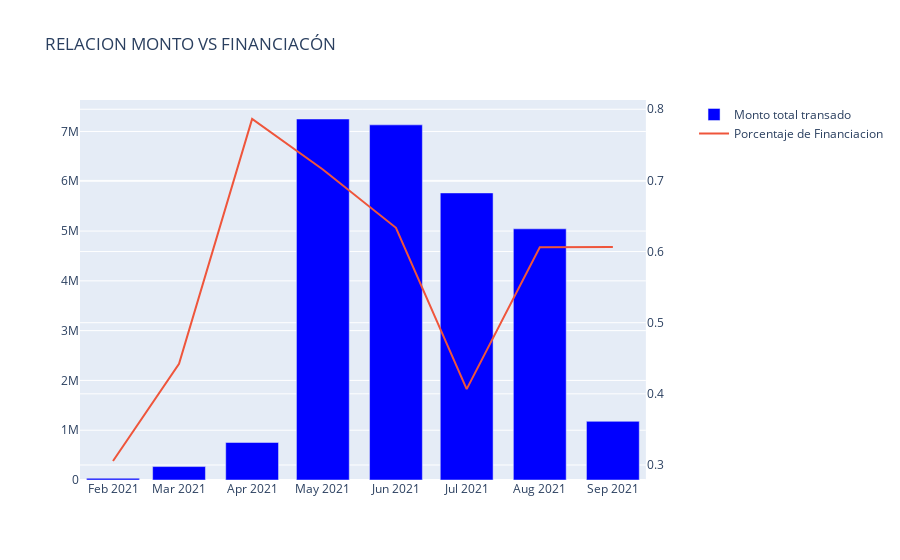

The code cell stored with this chart in its notebook:
### Markdown cell above
##### Entendimiento de como es el volumen de la plataforma vs el % de financiación que estoy generando

### Code cell
# Grafico relacion vs Financiación
#fig = go.Figure()
fig = make_subplots(specs=[[{"secondary_y": True}]])

fig.add_trace(go.Bar(
    x=fin_mounth['mes_id'],
    y=fin_mounth['amount'],
    name='Monto total transado',
    marker_color='blue'
))

fig.add_trace(go.Scatter(x=fin_mounth['mes_id'], y=fin_mounth['finan'],
                    mode='lines',
                    name='Porcentaje de Financiacion' ),
                    secondary_y= True,
             )


fig.update_layout(
    title_text="RELACION MONTO VS FINANCIACÓN"
)

fig.show()

### Figure 1 — Plotly figure (JSON) as saved in the notebook; plotly's stock layout.template omitted (floating-point values rounded to 4 significant figures)
{"data": [{"marker": {"color": "blue"}, "name": "Monto total transado", "type": "bar", "x": ["2021-02", "2021-03", "2021-04", "2021-05", "2021-06", "2021-07", "2021-08", "2021-09"], "y": [34430.0, 269800.0, 753900.0, 7251000.0, 7133000.0, 5766000.0, 5045000.0, 1178000.0]}, {"mode": "lines", "name": "Porcentaje de Financiacion", "type": "scatter", "x": ["2021-02", "2021-03", "2021-04", "2021-05", "2021-06", "2021-07", "2021-08", "2021-09"], "xaxis": "x", "y": [0.3056, 0.4423, 0.7863, 0.7154, 0.6334, 0.4066, 0.6061, 0.6065], "yaxis": "y2"}], "layout": {"title": {"text": "RELACION MONTO VS FINANCIACÓN"}, "xaxis": {"anchor": "y", "domain": [0, 0.94]}, "yaxis": {"anchor": "x", "domain": [0, 1]}, "yaxis2": {"anchor": "x", "overlaying": "y", "side": "right"}}}
